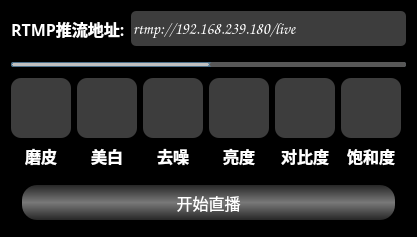
<?xml version="1.0" encoding="UTF-8"?>
<ui version="4.0">
 <class>StreamingWidget</class>
 <widget class="QWidget" name="StreamingWidget">
  <property name="geometry">
   <rect>
    <x>0</x>
    <y>0</y>
    <width>417</width>
    <height>237</height>
   </rect>
  </property>
  <property name="minimumSize">
   <size>
    <width>417</width>
    <height>237</height>
   </size>
  </property>
  <property name="maximumSize">
   <size>
    <width>417</width>
    <height>237</height>
   </size>
  </property>
  <property name="font">
   <font>
    <family>youyuan</family>
    <pointsize>-1</pointsize>
    <stylestrategy>PreferAntialias</stylestrategy>
   </font>
  </property>
  <property name="windowTitle">
   <string>StreamingWidget</string>
  </property>
  <property name="styleSheet">
   <string notr="true">*{
font-family:youyuan;
font-size:16px;
color:rgb(255,255,255);
}

QWidget#widget,QWidget#widget2{
background-color:rgb(0,0,0);
}

QPushButton{
background-color:rgb(61,61,61);
border-radius:10px;
}

QPushButton:hover{
background-color:rgb(45,45,45);
}


/*滑竿*/
QSlider::groove:horizontal {
    border: 1px solid #4A708B;
    background: #C0C0C0;
    height: 3px;
    border-radius: 2px;
    padding-left:-1px;
    padding-right:-1px;
}
/*已经划过的从地方*/
QSlider::sub-page:horizontal {
    background: qlineargradient(x1:0, y1:0, x2:0, y2:1,
        stop:0 #B1B1B1, stop:1 #c4c4c4);
    background: qlineargradient(x1: 0, y1: 0.2, x2: 1, y2: 1,
        stop: 0 #5DCCFF, stop: 1 #1874CD);
    border: 1px solid #4A708B;
    border-radius: 2px;
}
/*还没有滑上去的地方*/
QSlider::add-page:horizontal {
    background: #575757;
    border: 0px solid #777;
    border-radius: 2px;
}
/*中间滑块*/
QSlider::handle:horizontal
{
    /*背景颜色设置为辐射聚焦*/
    background: qradialgradient(spread:pad, cx:0.5, cy:0.5, radius:0.5, fx:0.5, fy:0.5,
    stop:0.6 #45ADED, stop:0.8 rgba(255, 255, 255, 255));
    
    /*形成圆*/
    width: 8px;
    border-radius: 4px;
    
    /*上沿、下沿超出滑竿*/
    margin-top: -3px;
    margin-bottom: -2px;
}

QSlider::handle:horizontal:hover {
    background: qradialgradient(spread:pad, cx:0.5, cy:0.5, radius:0.5, fx:0.5, fy:0.5, stop:0 #2A8BDA,
    stop:0.8 rgba(255, 255, 255, 255));

    /*形成圆*/
    width: 8px;
    border-radius: 4px;
    
    /*上沿、下沿超出滑竿*/
    margin-top: -3px;
    margin-bottom: -2px;
}</string>
  </property>
  <layout class="QGridLayout" name="gridLayout_2">
   <property name="leftMargin">
    <number>0</number>
   </property>
   <property name="topMargin">
    <number>0</number>
   </property>
   <property name="rightMargin">
    <number>0</number>
   </property>
   <property name="bottomMargin">
    <number>0</number>
   </property>
   <property name="spacing">
    <number>0</number>
   </property>
   <item row="0" column="0">
    <widget class="QWidget" name="widget2" native="true">
     <property name="sizePolicy">
      <sizepolicy hsizetype="Preferred" vsizetype="Minimum">
       <horstretch>0</horstretch>
       <verstretch>0</verstretch>
      </sizepolicy>
     </property>
     <layout class="QHBoxLayout" name="horizontalLayout">
      <property name="leftMargin">
       <number>11</number>
      </property>
      <property name="topMargin">
       <number>11</number>
      </property>
      <property name="rightMargin">
       <number>11</number>
      </property>
      <property name="bottomMargin">
       <number>0</number>
      </property>
      <item>
       <widget class="QLabel" name="labRtmp">
        <property name="font">
         <font>
          <family>youyuan</family>
          <pointsize>-1</pointsize>
          <weight>75</weight>
          <bold>true</bold>
         </font>
        </property>
        <property name="text">
         <string>RTMP推流地址:</string>
        </property>
       </widget>
      </item>
      <item>
       <widget class="QLineEdit" name="edtRtmp">
        <property name="sizePolicy">
         <sizepolicy hsizetype="Expanding" vsizetype="Preferred">
          <horstretch>0</horstretch>
          <verstretch>0</verstretch>
         </sizepolicy>
        </property>
        <property name="minimumSize">
         <size>
          <width>0</width>
          <height>35</height>
         </size>
        </property>
        <property name="font">
         <font>
          <family>Comic Sans MS</family>
          <pointsize>-1</pointsize>
         </font>
        </property>
        <property name="styleSheet">
         <string notr="true">QLineEdit{ 
border-radius:5px;
background:rgb(61,61,61);
font-family:Comic Sans MS;
}</string>
        </property>
        <property name="text">
         <string>rtmp://192.168.239.180/live</string>
        </property>
        <property name="alignment">
         <set>Qt::AlignLeading|Qt::AlignLeft|Qt::AlignVCenter</set>
        </property>
       </widget>
      </item>
     </layout>
    </widget>
   </item>
   <item row="1" column="0">
    <widget class="QWidget" name="widget" native="true">
     <property name="sizePolicy">
      <sizepolicy hsizetype="Preferred" vsizetype="Expanding">
       <horstretch>0</horstretch>
       <verstretch>0</verstretch>
      </sizepolicy>
     </property>
     <layout class="QGridLayout" name="gridLayout">
      <property name="leftMargin">
       <number>11</number>
      </property>
      <property name="topMargin">
       <number>11</number>
      </property>
      <property name="rightMargin">
       <number>11</number>
      </property>
      <property name="bottomMargin">
       <number>11</number>
      </property>
      <item row="0" column="0" colspan="6">
       <widget class="Slider" name="slider">
        <property name="maximum">
         <number>20</number>
        </property>
        <property name="value">
         <number>10</number>
        </property>
        <property name="orientation">
         <enum>Qt::Horizontal</enum>
        </property>
       </widget>
      </item>
      <item row="2" column="0" colspan="6">
       <widget class="QWidget" name="widget4" native="true">
        <property name="sizePolicy">
         <sizepolicy hsizetype="Preferred" vsizetype="Expanding">
          <horstretch>0</horstretch>
          <verstretch>0</verstretch>
         </sizepolicy>
        </property>
        <layout class="QGridLayout" name="gridLayout_4">
         <property name="leftMargin">
          <number>0</number>
         </property>
         <property name="topMargin">
          <number>0</number>
         </property>
         <property name="rightMargin">
          <number>0</number>
         </property>
         <property name="bottomMargin">
          <number>0</number>
         </property>
         <item row="0" column="0">
          <widget class="Button" name="btnSmooth">
           <property name="minimumSize">
            <size>
             <width>60</width>
             <height>60</height>
            </size>
           </property>
           <property name="maximumSize">
            <size>
             <width>60</width>
             <height>60</height>
            </size>
           </property>
           <property name="styleSheet">
            <string notr="true"/>
           </property>
           <property name="text">
            <string/>
           </property>
           <property name="icon">
            <iconset>
             <normaloff>Res/icon/BeautyFace/smooth.png</normaloff>Res/icon/BeautyFace/smooth.png</iconset>
           </property>
           <property name="iconSize">
            <size>
             <width>45</width>
             <height>45</height>
            </size>
           </property>
           <property name="flat">
            <bool>false</bool>
           </property>
          </widget>
         </item>
         <item row="0" column="1">
          <widget class="Button" name="btnWhite">
           <property name="minimumSize">
            <size>
             <width>60</width>
             <height>60</height>
            </size>
           </property>
           <property name="maximumSize">
            <size>
             <width>60</width>
             <height>60</height>
            </size>
           </property>
           <property name="text">
            <string/>
           </property>
           <property name="icon">
            <iconset>
             <normaloff>Res/icon/BeautyFace/white.png</normaloff>Res/icon/BeautyFace/white.png</iconset>
           </property>
           <property name="iconSize">
            <size>
             <width>45</width>
             <height>45</height>
            </size>
           </property>
          </widget>
         </item>
         <item row="0" column="2">
          <widget class="Button" name="btnThin">
           <property name="minimumSize">
            <size>
             <width>60</width>
             <height>60</height>
            </size>
           </property>
           <property name="maximumSize">
            <size>
             <width>60</width>
             <height>60</height>
            </size>
           </property>
           <property name="text">
            <string/>
           </property>
           <property name="icon">
            <iconset>
             <normaloff>Res/icon/BeautyFace/thin.png</normaloff>Res/icon/BeautyFace/thin.png</iconset>
           </property>
           <property name="iconSize">
            <size>
             <width>45</width>
             <height>45</height>
            </size>
           </property>
          </widget>
         </item>
         <item row="0" column="3">
          <widget class="Button" name="btnBrightness">
           <property name="minimumSize">
            <size>
             <width>60</width>
             <height>60</height>
            </size>
           </property>
           <property name="maximumSize">
            <size>
             <width>60</width>
             <height>60</height>
            </size>
           </property>
           <property name="text">
            <string/>
           </property>
           <property name="icon">
            <iconset>
             <normaloff>Res/icon/BeautyFace/white.png</normaloff>Res/icon/BeautyFace/white.png</iconset>
           </property>
           <property name="iconSize">
            <size>
             <width>45</width>
             <height>45</height>
            </size>
           </property>
          </widget>
         </item>
         <item row="0" column="4">
          <widget class="Button" name="btnContrast">
           <property name="minimumSize">
            <size>
             <width>60</width>
             <height>60</height>
            </size>
           </property>
           <property name="maximumSize">
            <size>
             <width>60</width>
             <height>60</height>
            </size>
           </property>
           <property name="styleSheet">
            <string notr="true"/>
           </property>
           <property name="text">
            <string/>
           </property>
           <property name="icon">
            <iconset>
             <normaloff>Res/icon/BeautyFace/contrast.png</normaloff>Res/icon/BeautyFace/contrast.png</iconset>
           </property>
           <property name="iconSize">
            <size>
             <width>45</width>
             <height>45</height>
            </size>
           </property>
          </widget>
         </item>
         <item row="0" column="5">
          <widget class="Button" name="btnSaturation">
           <property name="minimumSize">
            <size>
             <width>60</width>
             <height>60</height>
            </size>
           </property>
           <property name="maximumSize">
            <size>
             <width>60</width>
             <height>60</height>
            </size>
           </property>
           <property name="text">
            <string/>
           </property>
           <property name="icon">
            <iconset>
             <normaloff>Res/icon/BeautyFace/saturation.png</normaloff>Res/icon/BeautyFace/saturation.png</iconset>
           </property>
           <property name="iconSize">
            <size>
             <width>36</width>
             <height>36</height>
            </size>
           </property>
          </widget>
         </item>
         <item row="1" column="0">
          <widget class="QLabel" name="labSmooth">
           <property name="font">
            <font>
             <family>youyuan</family>
             <pointsize>-1</pointsize>
             <weight>75</weight>
             <bold>true</bold>
            </font>
           </property>
           <property name="styleSheet">
            <string notr="true"/>
           </property>
           <property name="text">
            <string>磨皮</string>
           </property>
           <property name="alignment">
            <set>Qt::AlignCenter</set>
           </property>
          </widget>
         </item>
         <item row="1" column="1">
          <widget class="QLabel" name="labWhite">
           <property name="font">
            <font>
             <family>youyuan</family>
             <pointsize>-1</pointsize>
             <weight>75</weight>
             <bold>true</bold>
            </font>
           </property>
           <property name="text">
            <string>美白</string>
           </property>
           <property name="alignment">
            <set>Qt::AlignCenter</set>
           </property>
          </widget>
         </item>
         <item row="1" column="2">
          <widget class="QLabel" name="labThin">
           <property name="font">
            <font>
             <family>youyuan</family>
             <pointsize>-1</pointsize>
             <weight>75</weight>
             <bold>true</bold>
            </font>
           </property>
           <property name="text">
            <string>去噪</string>
           </property>
           <property name="alignment">
            <set>Qt::AlignCenter</set>
           </property>
          </widget>
         </item>
         <item row="1" column="3">
          <widget class="QLabel" name="labBrightness">
           <property name="font">
            <font>
             <family>youyuan</family>
             <pointsize>-1</pointsize>
             <weight>75</weight>
             <bold>true</bold>
            </font>
           </property>
           <property name="text">
            <string>亮度</string>
           </property>
           <property name="alignment">
            <set>Qt::AlignCenter</set>
           </property>
          </widget>
         </item>
         <item row="1" column="4">
          <widget class="QLabel" name="labContrast">
           <property name="font">
            <font>
             <family>youyuan</family>
             <pointsize>-1</pointsize>
             <weight>75</weight>
             <bold>true</bold>
            </font>
           </property>
           <property name="text">
            <string>对比度</string>
           </property>
           <property name="alignment">
            <set>Qt::AlignCenter</set>
           </property>
          </widget>
         </item>
         <item row="1" column="5">
          <widget class="QLabel" name="labSaturation">
           <property name="font">
            <font>
             <family>youyuan</family>
             <pointsize>-1</pointsize>
             <weight>75</weight>
             <bold>true</bold>
            </font>
           </property>
           <property name="text">
            <string>饱和度</string>
           </property>
           <property name="alignment">
            <set>Qt::AlignCenter</set>
           </property>
          </widget>
         </item>
        </layout>
       </widget>
      </item>
      <item row="3" column="0" colspan="6">
       <widget class="QWidget" name="widget3" native="true">
        <property name="minimumSize">
         <size>
          <width>0</width>
          <height>50</height>
         </size>
        </property>
        <layout class="QGridLayout" name="gridLayout_3">
         <item row="0" column="0">
          <widget class="Button" name="btnCtrl">
           <property name="sizePolicy">
            <sizepolicy hsizetype="Expanding" vsizetype="Expanding">
             <horstretch>0</horstretch>
             <verstretch>0</verstretch>
            </sizepolicy>
           </property>
           <property name="minimumSize">
            <size>
             <width>0</width>
             <height>35</height>
            </size>
           </property>
           <property name="styleSheet">
            <string notr="true">QPushButton:hover
 { 
	background-color: qlineargradient(spread:pad, x1:0, y1:0, x2:0, y2:1, stop:0 rgba(120, 120, 120, 255), stop:0.495 rgba(39, 39, 39, 255), stop:0.505 rgba(39,39, 39, 255), stop:1 rgba(120, 120,120, 255));
 border: none;
border-radius:15px;
color: rgb(255, 255, 255);
font: 75 12pt &quot;黑体&quot;;
 }
QPushButton:!hover
 { 
	background-color: qlineargradient(spread:pad, x1:0, y1:0, x2:0, y2:1, stop:0 rgba(39, 39, 39, 255), stop:0.495 rgba(120, 120, 120, 255), stop:0.505 rgba(120,120, 120, 255), stop:1 rgba(39, 39,39, 255));
 border: none;
border-radius:15px;
color: rgb(255, 255, 255);
font: 75 12pt &quot;黑体&quot;;
 }</string>
           </property>
           <property name="text">
            <string>开始直播</string>
           </property>
          </widget>
         </item>
        </layout>
       </widget>
      </item>
     </layout>
    </widget>
   </item>
  </layout>
 </widget>
 <layoutdefault spacing="6" margin="11"/>
 <customwidgets>
  <customwidget>
   <class>Button</class>
   <extends>QPushButton</extends>
   <header>Button.h</header>
  </customwidget>
  <customwidget>
   <class>Slider</class>
   <extends>QSlider</extends>
   <header>Slider.h</header>
  </customwidget>
 </customwidgets>
 <resources/>
 <connections/>
</ui>
